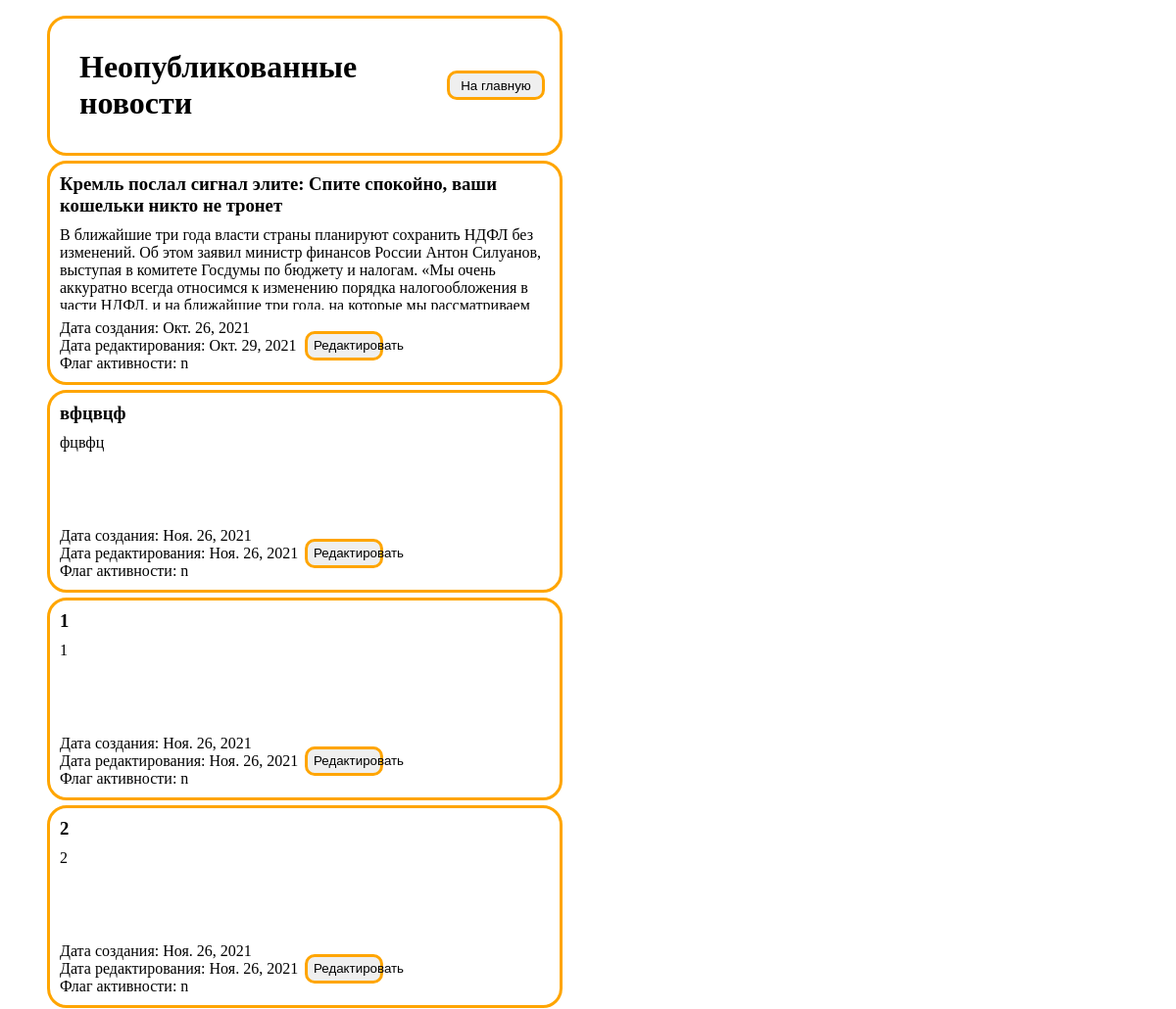
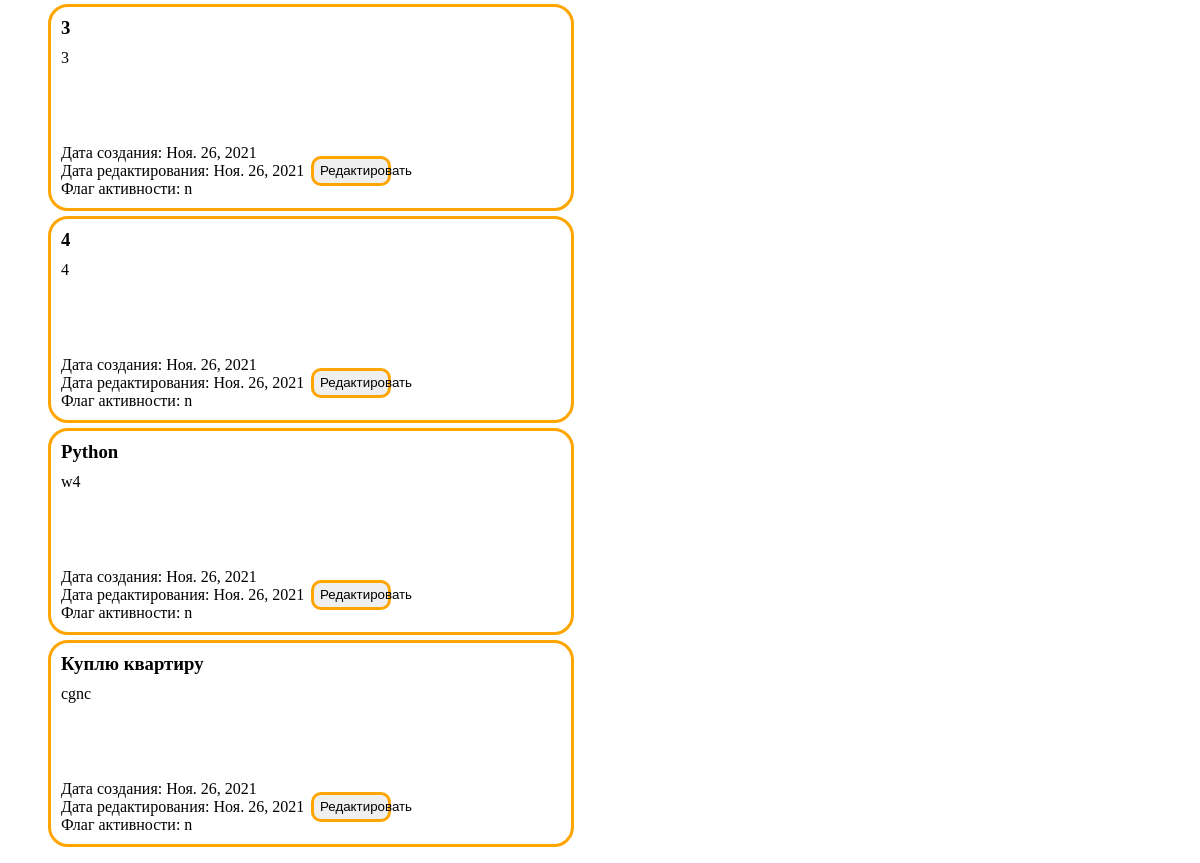
The page /unpublished_news_list/ on the database its author committed (2 pictures, top to bottom).
### app_news/models.py (models this page shows, shortened)
class News(models.Model):
    STATUS_CHOICES = [
        ('a', 'active'),
        ('n', 'not_active')
    ]
    title = models.CharField(max_length=500, db_index=True, verbose_name='Заголовок')
    content = models.TextField(max_length=3000, default='', verbose_name='Новость')
    created_at = models.DateField(auto_now_add=True, verbose_name='Дата создания')
    updated_at = models.DateField(auto_now=True, verbose_name='Дата редактирования')
    flag_active = models.CharField(max_length=1, choices=STATUS_CHOICES, default='n', verbose_name='Флаг активности')
    class Meta:
        db_table = 'news'
        ordering = ['created_at']
        verbose_name_plural = 'Новости'  # Переименовываем в админ-панели название таблицы с News на Новости

### app_news/views.py (the view)
# urls.py: path('unpublished_news_list/', UnpublishedNewsViews.as_view(), name='unpublished_news'),
class UnpublishedNewsViews(ListView):
    model = News
    template_name = "news/unpublished_news_list.html"
    queryset = News.objects.filter(flag_active='n')

### app_news/templates/news/unpublished_news_list.html (shortened to what this page needs)
<!DOCTYPE html>
<html lang="en">
<head>
</head>
<body>
    {% if news_list %}
    <ul style=" list-style-type: none">
        <li style="display: flex; align-items: center; min-height: 20px; margin-bottom: 5px; padding: 10px;
        border: 3px solid orange; border-radius: 20px; width: 500px">
            <h1 style="padding-left: 20px; padding-right: 50px; display: inline-block">Неопубликованные новости</h1>
            <div style="display: inline-block; margin-right: 5px; width: 100px">
                <form action="{% url 'news'  %}" method="get">
                    <button type="submit" style="height:30px; width:100px; border-radius: 10px;
                border: 3px solid orange;">На главную</button>
                </form>
            </div>
        </li>
        {% for i in news_list %}
        <li style="min-height: 20px; margin-bottom: 5px; padding: 10px;
        border: 3px solid orange; border-radius: 20px; width: 500px">
            <div style="display: block; margin-bottom: 10px; min-width: 100px;">
                <h3 style="margin: 0">
                    {{ i.title }}
                </h3>
            </div>
            <div style="display: block; margin-bottom: 10px; height: 85px; min-width: 200p; overflow: hidden">
                <p style="margin: 0; width: 500px">{{ i.content }}</p>
            </div>
            <div style="display: flex; justify-content: center; align-items: center;">
                <div style="display: inline-block; width: 50%">
                    <div style="display: block; width: 250px">
                    <span>Дата создания: </span>
                    {{ i.created_at }}
                    </div>
                    <div style="display: block; width: 250px">
                    <span>Дата редактирования: </span>
                    {{ i.updated_at }}
                    </div>
                    <div style="display: block; width: 250px">
                    <span>Флаг активности: </span>
                    {{ i.flag_active }}
                    </div>
                </div>
                <div style="display: flex; width: 50%">
                    <div style="display: inline-block; margin-right: 5px; width: 80px">
                        <form action="{% url 'edit_news' i.id %}" method="get">
                            <button type="submit" style="height:30px; width:80px; border-radius: 10px;
                        border: 3px solid orange;">Редактировать</button>
                        </form>
                    </div>
                </div>
            </div>
        </li>
        {% endfor %}
    </ul>
    {% else %}
        <p> Новостей нет </p>
    {% endif %}
</body>
</html>

### rows shown on the page
News: title "Кремль послал сигнал элите: Спите спокойно, ваши кошельки никто не тронет", content "В ближайшие три года власти страны планируют сохранить НДФЛ без изменений. Об этом заявил министр финансов России Антон Силуанов, выступая в комитете Госдумы по бюджету и налогам. «Мы очень аккуратно всегда относимся к изменению порядка налогообложения в части НДФЛ, и на ближайшие три года, на которые мы рассматриваем…", created_at "Окт. 26, 2021", updated_at "Окт. 29, 2021", flag_active "n"
News: title "вфцвцф", content "фцвфц", created_at "Ноя. 26, 2021", updated_at "Ноя. 26, 2021", flag_active "n"
News: title "1", content "1", created_at "Ноя. 26, 2021", updated_at "Ноя. 26, 2021", flag_active "n"
News: title "2", content "2", created_at "Ноя. 26, 2021", updated_at "Ноя. 26, 2021", flag_active "n"
News: title "3", content "3", created_at "Ноя. 26, 2021", updated_at "Ноя. 26, 2021", flag_active "n"
News: title "4", content "4", created_at "Ноя. 26, 2021", updated_at "Ноя. 26, 2021", flag_active "n"
News: title "Python", content "w4", created_at "Ноя. 26, 2021", updated_at "Ноя. 26, 2021", flag_active "n"
News: title "Куплю квартиру", content "cgnc", created_at "Ноя. 26, 2021", updated_at "Ноя. 26, 2021", flag_active "n"
